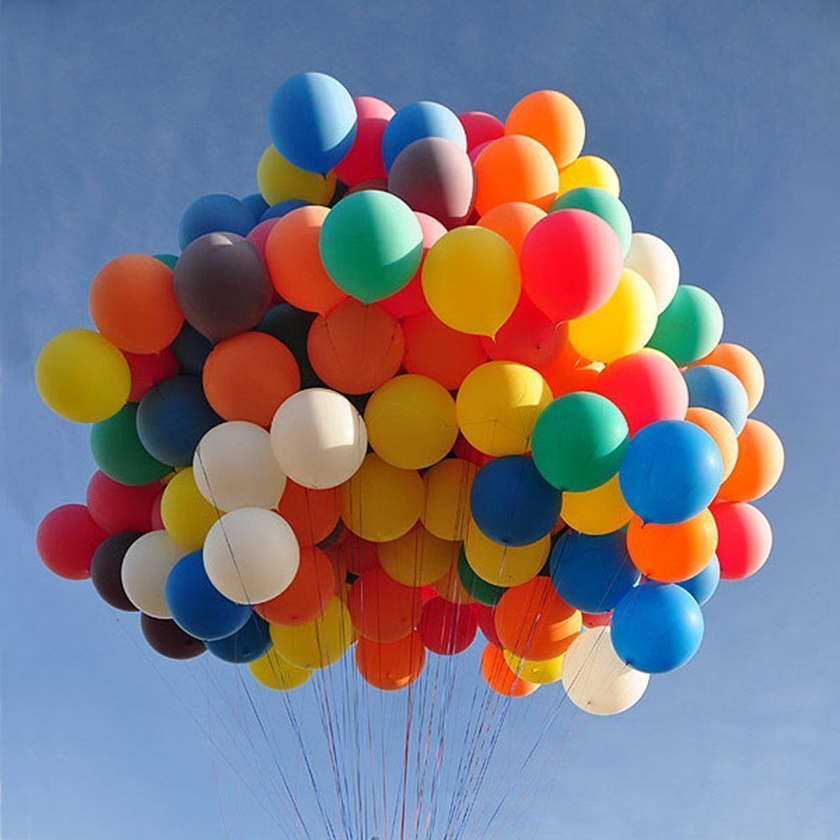
#> input picture ballon.png, 840 x 840 px, shrunk from 1001 x 1001 before the run
$ python masking.py --image ballon.png
#> lines starting #> are read from the running program, lines starting #| are printed output that depends on the picture; after the words box and inside, x2 and y2 are one past the last pixel; in counts of white or black regions, pixels touching at a corner belong together
import numpy as np
import argparse
import cv2

ap = argparse.ArgumentParser()
ap.add_argument("-i", "--image", required = True, help = "Path to the image")
args = vars(ap.parse_args())

image = cv2.imread(args["image"])
#> image is the input picture: shape (840, 840, 3); mean B, G, R 132.2, 121.1, 126.7
cv2.imshow("Original", image)

mask = np.zeros(image.shape[:2], dtype = "uint8")
(cX, cY) = (image.shape[1] // 2, image.shape[0] // 2)
#> cX = 420; cY = 420
# [9 lines of commented-out code are left out]
cv2.circle(mask, (cX, cY), 100, 255, -1)
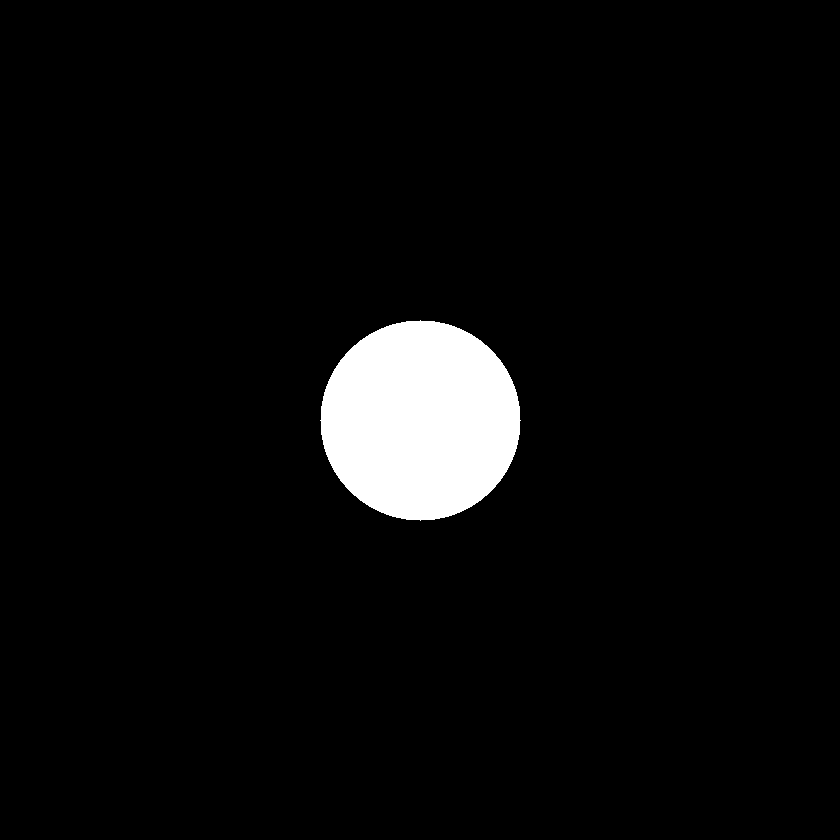
#> mask: shape (840, 840); 4.5% white; 1 white region, box (x1, y1, x2, y2) and area: (320, 320, 521, 521) 31417
masked = cv2.bitwise_and(image, image, mask = mask)
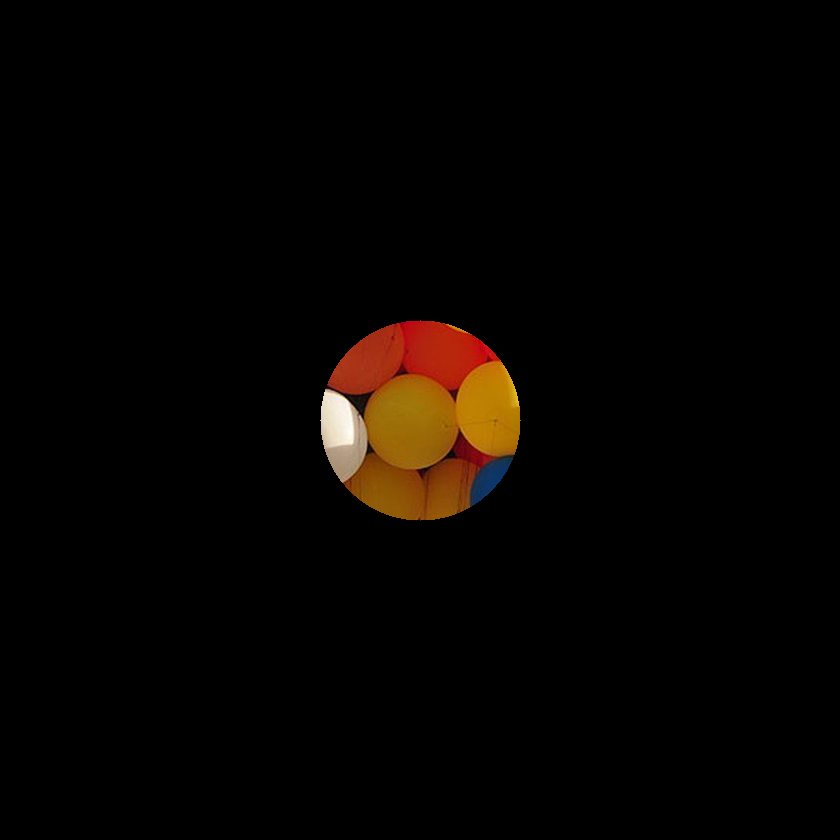
#> masked: shape (840, 840, 3); mean B, G, R 1.3, 3.8, 7.1
cv2.imshow("Mask", mask)
cv2.imshow("Mask Applied to Image", masked)
cv2.waitKey(0)
